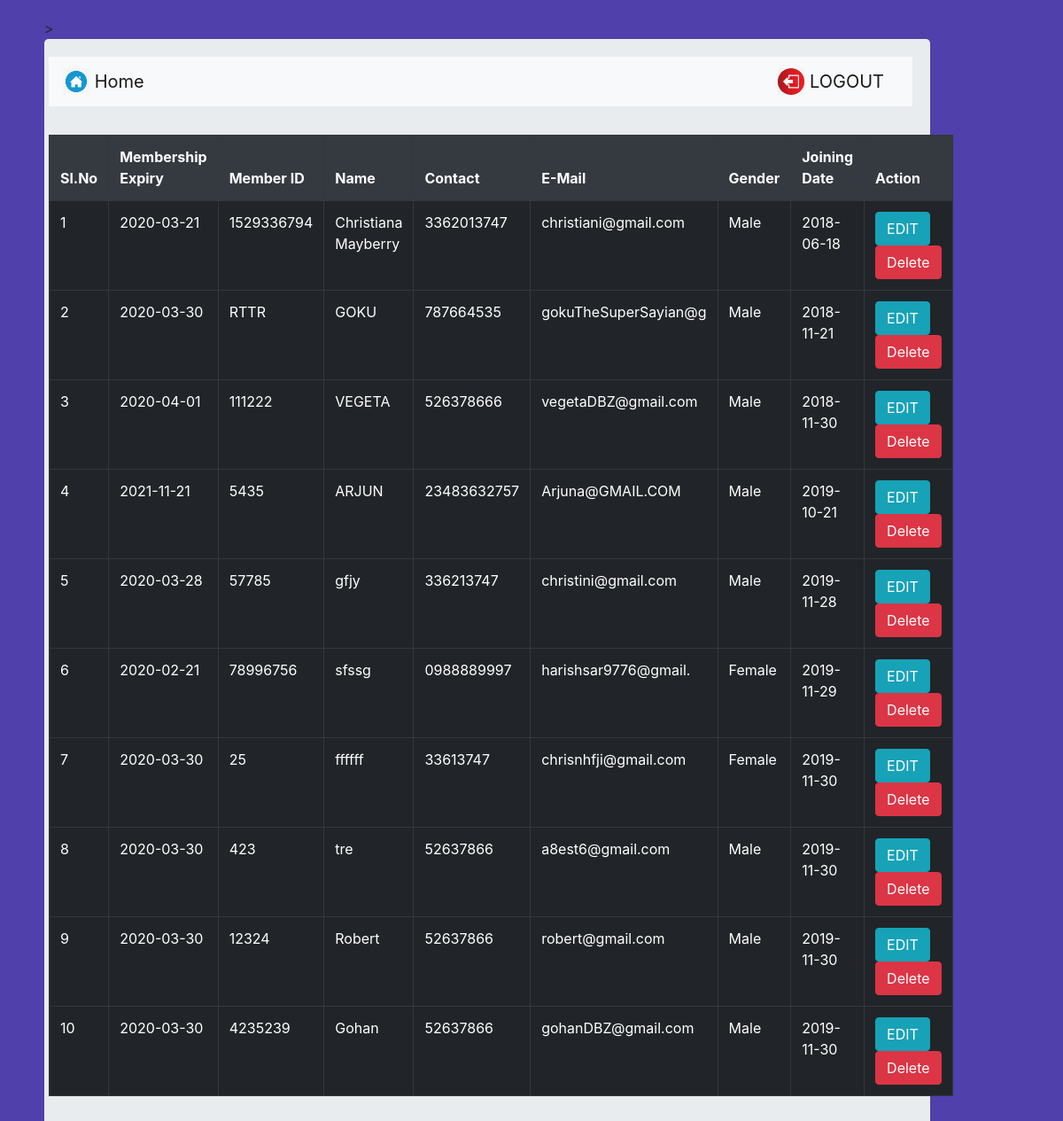
Page /member_detail.php on the committed database.
### tables this page shows
CREATE TABLE `enrolls_to` (
  `et_id` int(5) NOT NULL,
  `pid` varchar(8) NOT NULL,
  `uid` varchar(20) NOT NULL,
  `paid_date` varchar(15) DEFAULT NULL,
  `expire` varchar(15) DEFAULT NULL,
  `renewal` varchar(15) DEFAULT NULL,
  `paid` varchar(10) NOT NULL
);

CREATE TABLE `users` (
  `userid` varchar(20) NOT NULL,
  `username` varchar(40) NOT NULL,
  `gender` varchar(8) NOT NULL,
  `mobile` varchar(20) NOT NULL,
  `email` varchar(20) NOT NULL,
  `dob` varchar(10) NOT NULL,
  `joining_date` varchar(10) NOT NULL
);

### member_detail.php (the view, shortened to what this page needs)
<?php
require 'include/db_conn.php';
?>
<!DOCTYPE html>
<html lang="en" dir="ltr">
  <head>
    <head>
      <link rel="stylesheet" href="https://maxcdn.bootstrapcdn.com/bootstrap/4.0.0-beta/css/bootstrap.min.css">
    </head>
      <body
      <div class="container"style="padding:20px 20px 20px 20px; ">
    <div class="jumbotron" style="width:1000px;padding:20px 20px 20px 5px ;" >
      <nav class="navbar navbar-light bg-light">
        <a class="navbar-brand" href="new_entry.php">
          <img src="images/98.png" width="30" height="30" class="d-inline-block align-top" alt="">
          Home
        </a>
        <a class="navbar-brand" href="index.php">
          <img src="images/90.jfif" width="30" height="30" class="d-inline-block align-top" alt="">
          LOGOUT
        </a>
      </nav>
    <br>
		<table class="table table-bordered table-dark" id="table-1" border=1>
			<thead>
				<tr><h2>
					<th class="bg-dark" style="color:white;">Sl.No</th>
					<th class="bg-dark" style="color:white;">Membership Expiry</th>
					<th class="bg-dark" style="color:white;">Member ID</th>
					<th class="bg-dark" style="color:white;">Name</th>
					<th class="bg-dark" style="color:white;">Contact</th>
					<th class="bg-dark" style="color:white;">E-Mail</th>
					<th class="bg-dark" style="color:white;">Gender</th>
					<th class="bg-dark" style="color:white;">Joining Date</th>
					<th class="bg-dark" style="color:white;">Action</th></h2>
				</tr>
			</thead>
				<tbody>
          <?php
        	$query  = "select * from users ORDER BY joining_date";
							$result = mysqli_query($con, $query);
							$sno    = 1;
							if (mysqli_affected_rows($con) != 0) {
							    while ($row = mysqli_fetch_array($result, MYSQLI_ASSOC)) {
							        $uid   = $row['userid'];
							        $query1  = "select * from enrolls_to WHERE uid='$uid' AND renewal='yes'";
							        $result1 = mysqli_query($con, $query1);
							        if (mysqli_affected_rows($con) == 1) {
							            while ($row1 = mysqli_fetch_array($result1, MYSQLI_ASSOC)) {
							                echo "<tr><td>".$sno."</td>";
							                echo "<td>" . $row1['expire'] . "</td>";
							                echo "<td>" . $row['userid'] . "</td>";
							                echo "<td>" . $row['username'] . "</td>";
							                echo "<td>" . $row['mobile'] . "</td>";
							                echo "<td>" . $row['email'] . "</td>";
							                echo "<td>" . $row['gender'] . "</td>";
							                echo "<td>" . $row['joining_date'] ."</td>";
							                $sno++;
							                echo "<td><form action='viewall_detail.php' method='post'>
                              <input type='hidden' name='name' value='" . $uid . "'/>
                              <input type='submit' class='btn btn-info' id='button1' value='EDIT '/></form>
                              <form action='del_member.php' method='post' onsubmit='return ConfirmDelete()'>
                              <input type='hidden' name='name' value='" . $uid . "'/>
                              <input type='submit' value='Delete'  id='button1'  class='btn btn-danger'/>
                              </form></td></tr>";
							            }
							        }
							    }
							}
						?>
					</tbody>
				</table>
	</div>	</div>
    </body>
</html>

### member_detail.php (style rules this page uses)
body { background-color: #4F40AB; }

### rows in the picture
enrolls_to: expire "2020-03-21", uid.userid "1529336794", uid.username "Christiana Mayberry", uid.mobile "3362013747", uid.email "christiani@gmail.com", uid.gender "Male", uid.joining_date "2018-06-18"
enrolls_to: expire "2020-03-30", uid.userid "RTTR", uid.username "GOKU", uid.mobile "787664535", uid.email "gokuTheSuperSayian@g", uid.gender "Male", uid.joining_date "2018-11-21"
enrolls_to: expire "2020-04-01", uid.userid "111222", uid.username "VEGETA", uid.mobile "526378666", uid.email "vegetaDBZ@gmail.com", uid.gender "Male", uid.joining_date "2018-11-30"
enrolls_to: expire "2021-11-21", uid.userid "5435", uid.username "ARJUN", uid.mobile "23483632757", uid.email "Arjuna@GMAIL.COM", uid.gender "Male", uid.joining_date "2019-10-21"
enrolls_to: expire "2020-03-28", uid.userid "57785", uid.username "gfjy", uid.mobile "336213747", uid.email "christini@gmail.com", uid.gender "Male", uid.joining_date "2019-11-28"
enrolls_to: expire "2020-02-21", uid.userid "78996756", uid.username "sfssg", uid.mobile "0988889997", uid.email "harishsar9776@gmail.", uid.gender "Female", uid.joining_date "2019-11-29"
enrolls_to: expire "2020-03-30", uid.userid "25", uid.username "ffffff", uid.mobile "33613747", uid.email "chrisnhfji@gmail.com", uid.gender "Female", uid.joining_date "2019-11-30"
enrolls_to: expire "2020-03-30", uid.userid "423", uid.username "tre", uid.mobile "52637866", uid.email "a8est6@gmail.com", uid.gender "Male", uid.joining_date "2019-11-30"
enrolls_to: expire "2020-03-30", uid.userid "12324", uid.username "Robert", uid.mobile "52637866", uid.email "robert@gmail.com", uid.gender "Male", uid.joining_date "2019-11-30"
enrolls_to: expire "2020-03-30", uid.userid "4235239", uid.username "Gohan", uid.mobile "52637866", uid.email "gohanDBZ@gmail.com", uid.gender "Male", uid.joining_date "2019-11-30"
